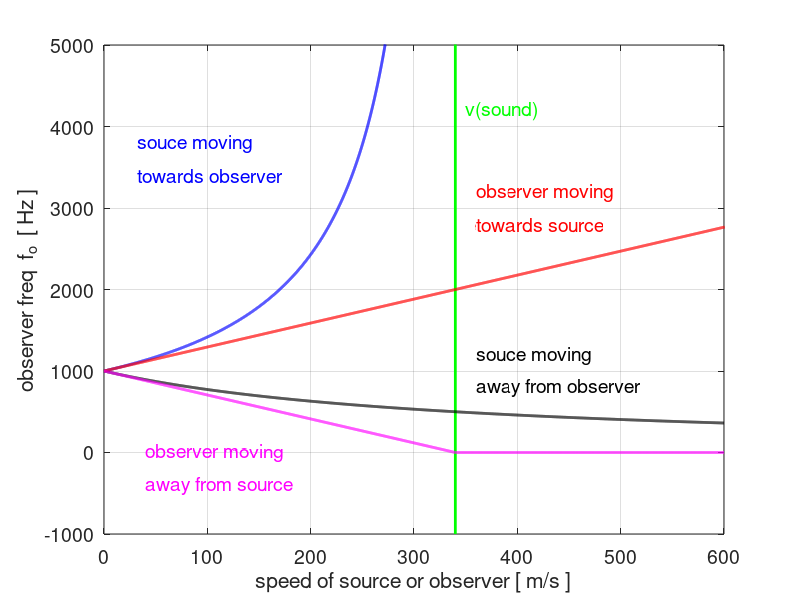

Source code (MATLAB):
% mw_doppler.m

% Doppler Effect

% Ian Cooper
% School of Physics, University of Sydney
% email: ian.cooper@sydney.edu.au
% http://www.physics.usyd.edu.au/teach_res/mp/mphome.htm
% 170515


close all;
clear all;
clc;

v   = 340;        % velocity of sound
freq = 1000;      % source frequency


figure(2)
pos = [0.1 0.1 0.3 0.4];
   set(gcf,'Units','normalized');
   set(gcf,'Position',pos)
% Source moving towards a stationary observer
   v = 340;
   nF = 5000;
   vs = linspace(0,v-10,nF);
   vo = 0;
   fs = freq;
   fo = fs .* v ./ (v - vs);

   plot(vs,fo,'b','lineWidth',2);
   hold on
   plot([v v],[-1000 max(fo)],'g','lineWidth',2);

% Source moving away a stationary observer
   vs = linspace(0,600,nF);
   fo = fs .* v ./ (v + vs);
  plot(vs,fo,'k','lineWidth',2);
  fo = fs .* v ./ (v + vs);

% Observer moving towards stationary source 
  vo = linspace(0,1000,nF);
  fo = fs .* (v+vo) ./ v;
  plot(vo,fo,'r','lineWidth',2);

% Observer away stationary source 
  vo = linspace(0,600,nF);
  fo = fs .* (v-vo) ./ v;
  fo(fo<0) = 0;
  plot(vo,fo,'m','lineWidth',2); 

  
hText=text(350,4200,'v(sound)','fontsize',14);
set(hText,'color','g')

hText = text(32,3800,'souce moving','fontsize',14);
set(hText,'color','b')
hText = text(32,3400,'towards observer','fontsize',14);
set(hText,'color','b');
  
hText = text(360,1200,'souce moving','fontsize',14);
set(hText,'color','k');
hText = text(360,800,'away from observer','fontsize',14);
set(hText,'color','k');

hText = text(360,3200,'observer moving','fontsize',14);
set(hText,'color','r');
hText = text(360,2800,'towards source','fontsize',14);
set(hText,'color','r');


hText = text(40,0,'observer moving','fontsize',14);
set(hText,'color','m');
hText = text(40,-400,'away from source','fontsize',14);
set(hText,'color','m');

xlabel('speed of source or observer [ m/s ]');
ylabel('observer freq  f_o  [ Hz ]');
axis([0 600 -1000 5000])
grid on

set(gca,'fontsize',14);
